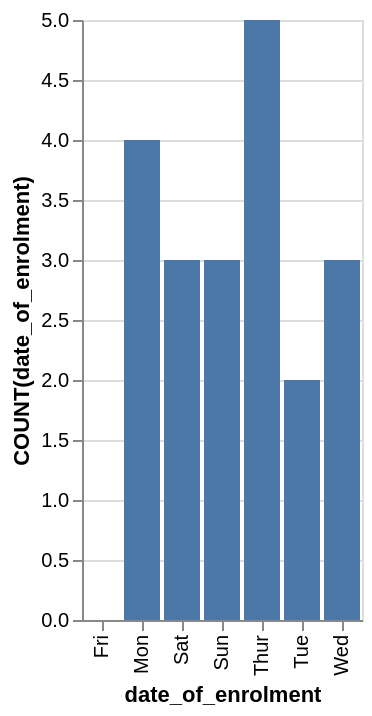

The specification (Vega-Lite) saved for this image:
### Vega-Lite specification from a JSON file in a GitHub repository (floating-point values rounded to 4 significant figures)
{"data": {"values": [{"x_data": "Mon", "y_data": 4}, {"x_data": "Tue", "y_data": 2}, {"x_data": "Wed", "y_data": 3}, {"x_data": "Thur", "y_data": 5}, {"x_data": "Fri", "y_data": 0}, {"x_data": "Sat", "y_data": 3}, {"x_data": "Sun", "y_data": 3}]}, "mark": "bar", "encoding": {"x": {"field": "x_data", "type": "nominal", "title": "date_of_enrolment", "sort": "ascending"}, "y": {"field": "y_data", "type": "quantitative", "title": "COUNT(date_of_enrolment)"}}}
